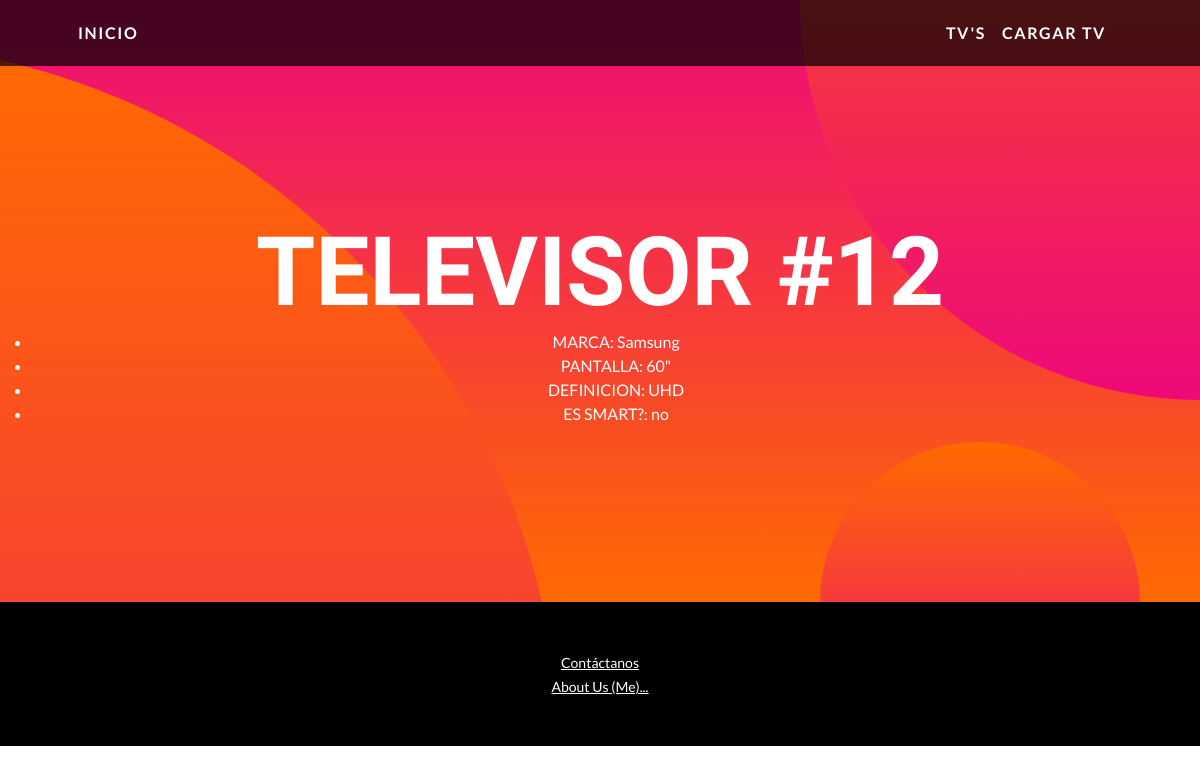
The app's page /televisores/12/detalle/ with its own data.
### inicio/models.py (models this page shows, shortened)
class Televisores(models.Model):
    marca = models.CharField(max_length=30)
    pulgadas = models.IntegerField()
    definicion = models.TextField()
    es_smart = models.CharField(max_length=30)

### inicio/views.py (the view)
# urls.py: path('televisores/<int:televisor_id>/detalle/', detalle_televisor, name='detalle_televisor'),
def detalle_televisor(request, televisor_id):
    televisor = Televisores.objects.get(id=televisor_id)
    return render(request, 'inicio/detalle_televisor.html', {'televisor': televisor})

### inicio/templates/inicio/detalle_televisor.html (shortened to what this page needs)
{% extends "base.html" %}
{% block h1_header %}
<h3 class="masthead-heading mb-0">TELEVISOR #{{televisor.id}}</h3>
{% endblock h1_header %}
{% block nav_formulario %}
<a class="navbar-brand" href={% url 'televisores' %}> TV's </a>
<a class="navbar-brand" href={% url 'cargar_movil' %}>CARGAR TV</a>
{% endblock nav_formulario %}
{% block main %}
<ul>
<li>MARCA:  {{televisor.marca}}</li>
<li>PANTALLA:  {{televisor.pulgadas}}"</li>
<li>DEFINICION:  {{televisor.definicion}}</li>
<li>ES SMART?:  {{televisor.es_smart}}</li>
</ul>
{% endblock main %}

### records on screen
Televisores: id "12", marca "Samsung", pulgadas "60", definicion "UHD", es_smart "no"
